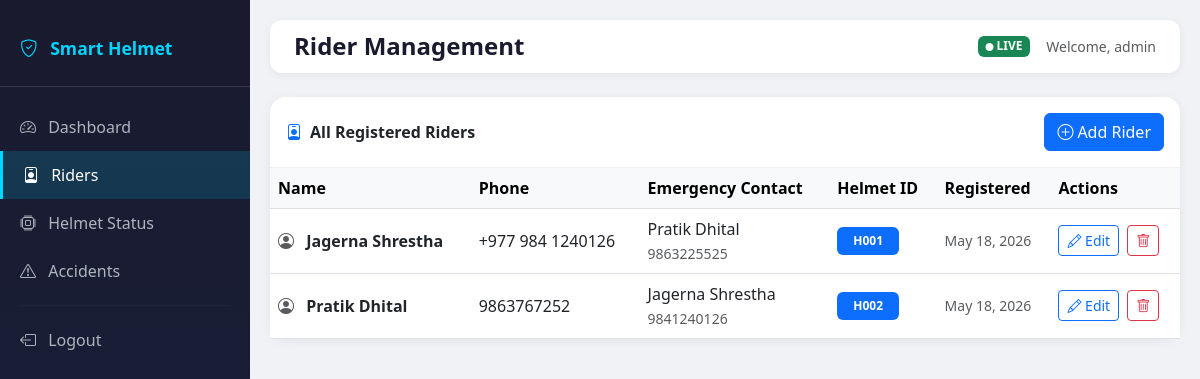
Page /riders/ (signed in) on the committed database.
### riders/models.py (models this page shows, shortened)
class Rider(models.Model):
    name = models.CharField(max_length=100)
    phone = models.CharField(max_length=20)
    emergency_contact_name = models.CharField(max_length=100)
    emergency_contact_phone = models.CharField(max_length=20)
    helmet_id = models.CharField(max_length=20, unique=True)
    created_at = models.DateTimeField(auto_now_add=True)

### riders/views.py (the view)
# urls.py: path('', views.rider_list, name='rider_list'),
@login_required
def rider_list(request):
    riders = Rider.objects.all().order_by('name')
    return render(request, 'riders/rider_list.html', {'riders': riders})

### templates/riders/rider_list.html (shortened to what this page needs)
{% extends 'base.html' %}
{% block page_title %}Rider Management{% endblock %}
{% block content %}
<div class="card">
    <div class="card-header p-3 d-flex justify-content-between align-items-center">
        <span><i class="bi bi-person-badge text-primary me-2"></i>All Registered Riders</span>
        <a href="{% url 'rider_add' %}" class="btn btn-primary">
            <i class="bi bi-plus-circle me-1"></i>Add Rider
        </a>
    </div>
    <div class="card-body p-0">
        {% if riders %}
        <div class="table-responsive">
            <table class="table table-hover mb-0 align-middle">
                <thead class="table-light">
                    <tr>
                        <th>Name</th>
                        <th>Phone</th>
                        <th>Emergency Contact</th>
                        <th>Helmet ID</th>
                        <th>Registered</th>
                        <th>Actions</th>
                    </tr>
                </thead>
                <tbody>
                {% for rider in riders %}
                <tr>
                    <td>
                        <i class="bi bi-person-circle text-muted me-2"></i>
                        <strong>{{ rider.name }}</strong>
                    </td>
                    <td>{{ rider.phone }}</td>
                    <td>
                        {{ rider.emergency_contact_name }}<br>
                        <small class="text-muted">{{ rider.emergency_contact_phone }}</small>
                    </td>
                    <td><span class="badge bg-primary px-3 py-2">{{ rider.helmet_id }}</span></td>
                    <td class="small text-muted">{{ rider.created_at|date:"M d, Y" }}</td>
                    <td>
                        <a href="{% url 'rider_edit' rider.pk %}" class="btn btn-sm btn-outline-primary me-1">
                            <i class="bi bi-pencil"></i> Edit
                        </a>
                        <a href="{% url 'rider_delete' rider.pk %}" class="btn btn-sm btn-outline-danger">
                            <i class="bi bi-trash"></i>
                        </a>
                    </td>
                </tr>
                {% endfor %}
                </tbody>
            </table>
        </div>
        {% endif %}
    </div>
</div>
{% endblock %}

### templates/base.html (shortened to what this page needs)
<!DOCTYPE html>
<html lang="en">
<head>
    <link href="https://cdn.jsdelivr.net/npm/bootstrap@5.3.0/dist/css/bootstrap.min.css" rel="stylesheet">
    <link href="https://cdn.jsdelivr.net/npm/bootstrap-icons@1.11.0/font/bootstrap-icons.css" rel="stylesheet">
    <link rel="stylesheet" href="https://unpkg.com/leaflet@1.9.4/dist/leaflet.css"/>
</head>
<body>
{% if user.is_authenticated %}
<div id="sidebar">
    <div class="brand">
        <i class="bi bi-shield-check"></i>
        Smart Helmet
    </div>
    <nav class="nav flex-column mt-3">
        <a class="nav-link {% if request.resolver_match.url_name == 'home' %}active{% endif %}"
           href="{% url 'home' %}">
            <i class="bi bi-speedometer2"></i>
            Dashboard
        </a>
        <a class="nav-link {% if 'rider' in request.resolver_match.url_name %}active{% endif %}"
           href="{% url 'rider_list' %}">
            <i class="bi bi-person-badge"></i>
            Riders
        </a>
        <a class="nav-link {% if request.resolver_match.url_name == 'helmet_status' %}active{% endif %}"
           href="{% url 'helmet_status' %}">
            <i class="bi bi-cpu"></i>
            Helmet Status
        </a>
        <a class="nav-link {% if request.resolver_match.url_name == 'accident_list' %}active{% endif %}"
           href="{% url 'accident_list' %}">
            <i class="bi bi-exclamation-triangle"></i>
            Accidents
        </a>
        <hr style="border-color:#ffffff20; margin:10px 20px;">
        <a class="nav-link" href="{% url 'logout' %}">
            <i class="bi bi-box-arrow-left"></i>
            Logout
        </a>
    </nav>
</div>
<div id="main-content">
    <div class="topbar">
        <h4>
            {% block page_title %}Dashboard{% endblock %}
        </h4>
        <div class="d-flex align-items-center gap-3">
            <span class="badge bg-success">
                <i class="bi bi-circle-fill" style="font-size:0.5rem;"></i>
                LIVE
            </span>
            <span class="text-muted small">
                Welcome, {{ user.username }}
            </span>
        </div>
    </div>
{% endif %}
{% block content %}{% endblock %}
{% if user.is_authenticated %}
</div>
{% endif %}
</body>
</html>

### templates/base.html (style rules this page uses)
body { background-color: #f0f2f5; }
#sidebar { width: 250px; min-height: 100vh; background: linear-gradient(180deg, #1a1a2e 0%, #16213e 100%); position: fixed; top: 0; left: 0; z-index: 100; padding-top: 20px; }
#sidebar .brand { color: #00d4ff; font-weight: 700; font-size: 1.1rem; padding: 15px 20px 25px; border-bottom: 1px solid #ffffff20; }
#sidebar .brand i { margin-right: 8px; }
#sidebar .nav-link { color: #adb5bd; padding: 12px 20px; transition: all 0.2s; }
#sidebar .nav-link:hover, #sidebar .nav-link.active { color: white; background: rgba(0, 212, 255, 0.15); border-left: 3px solid #00d4ff; }
#sidebar .nav-link i { width: 22px; margin-right: 8px; }
#main-content { margin-left: 250px; padding: 20px; }
.topbar { background: white; padding: 12px 24px; border-radius: 12px; margin-bottom: 24px; box-shadow: 0 2px 8px rgba(0,0,0,0.06); display: flex; justify-content: space-between; align-items: center; }
.topbar h4 { margin: 0; font-weight: 600; color: #1a1a2e; }
.card { border: none; border-radius: 16px; box-shadow: 0 2px 12px rgba(0,0,0,0.06); }
.card-header { background: white; border-bottom: 1px solid #f0f0f0; border-radius: 16px 16px 0 0 !important; font-weight: 600; }

### rows in the picture
Rider: name "Jagerna Shrestha", phone "+977 984 1240126", emergency_contact_name "Pratik Dhital", emergency_contact_phone "9863225525", helmet_id "H001", created_at "May 18, 2026"
Rider: name "Pratik Dhital", phone "9863767252", emergency_contact_name "Jagerna Shrestha", emergency_contact_phone "9841240126", helmet_id "H002", created_at "May 18, 2026"

### other values in the picture
{{ user.username }} "admin"
